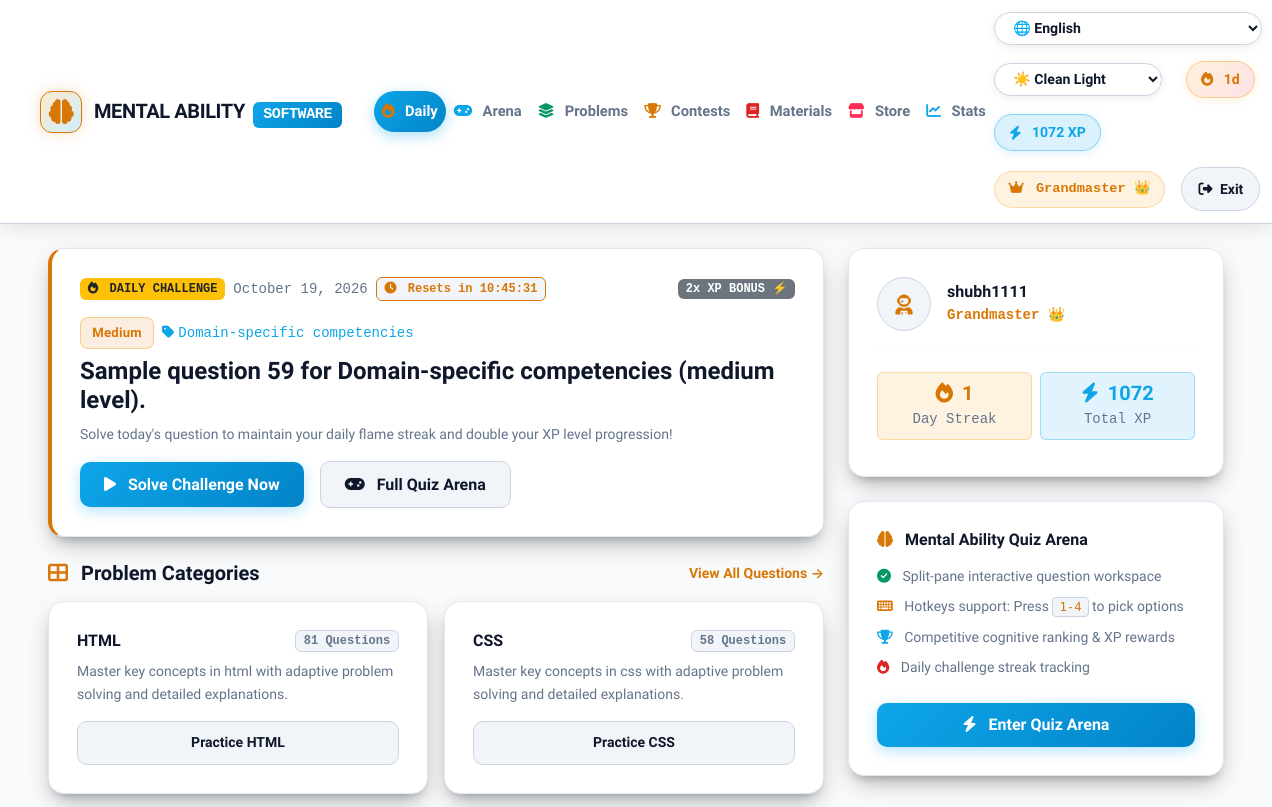
/ (signed in, upper part), run on an earlier commit of the app's database.
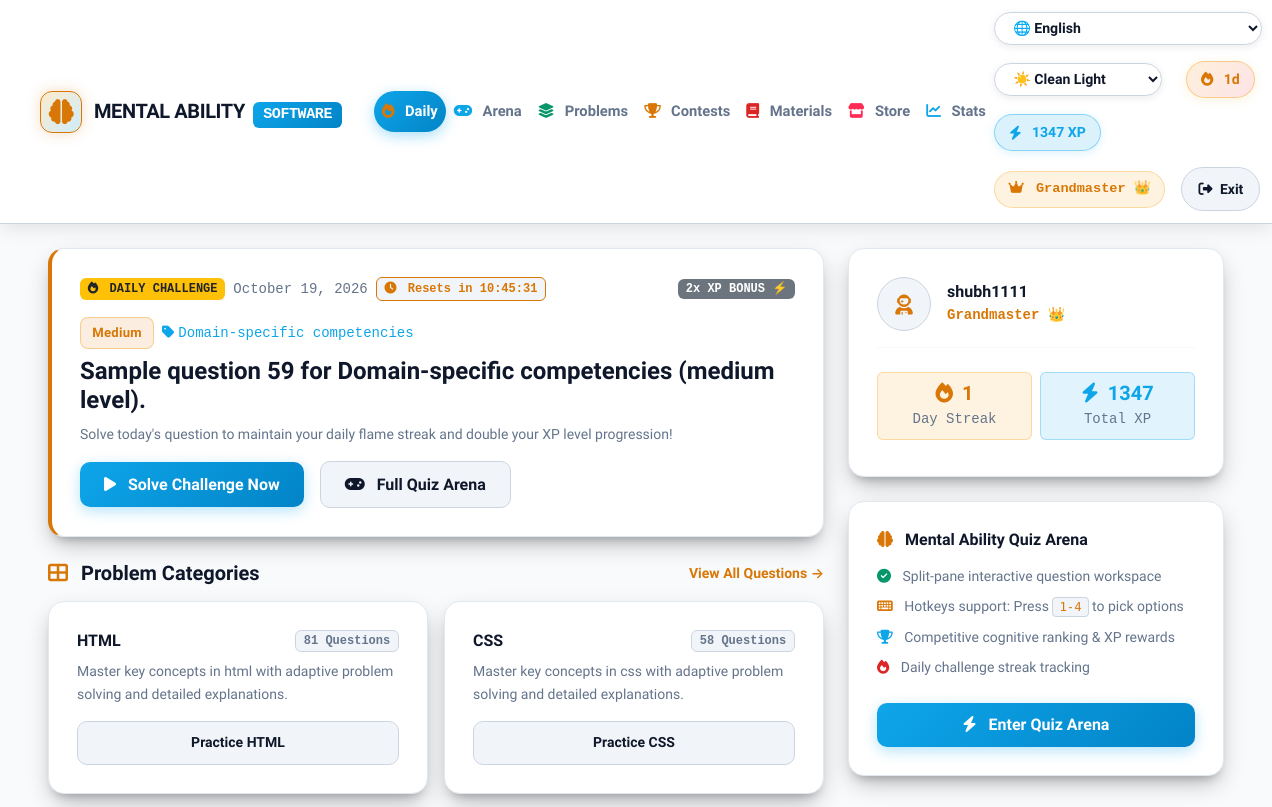
And on a later commit of the database.
### quiz/models.py (models this page shows, shortened)
class UserProfile(models.Model):
    user = models.OneToOneField('auth.User', on_delete=models.CASCADE, related_name='profile')
    streak_count = models.IntegerField(default=0)
    last_active_date = models.DateField(null=True, blank=True)
    total_xp = models.IntegerField(default=0)
    solved_questions_count = models.IntegerField(default=0)
    @property
    def rank_title(self):
        if self.total_xp >= 1000:
            return "Grandmaster 👑"
        elif self.total_xp >= 500:
            return "Mind Master 🧠"
        elif self.total_xp >= 200:
            return "Aptitude Scholar 🎓"
        elif self.total_xp >= 50:
            return "Problem Solver ⚡"
        else:
            return "Novice Explorer"

### quiz/views.py (the view)
# urls.py: path('', views.index, name='index'),
def index(request):
    profile = get_or_create_user_profile(request.user) if request.user.is_authenticated else None
    daily_question = get_daily_challenge_question()
    subjects = Subject.objects.annotate(q_count=Count('questions'))
    total_questions = Question.objects.count()
    context = {
        'profile': profile,
        'daily_question': daily_question,
        'subjects': subjects,
        'total_questions': total_questions,
    }
    return render(request, 'home.html', context)

### quiz/views.py (called while the page is built)
def get_or_create_user_profile(user):
    if not user.is_authenticated:
        return None
    profile, created = UserProfile.objects.get_or_create(user=user)
    today = timezone.now().date()
    if profile.last_active_date is None:
        profile.streak_count = 1
        profile.last_active_date = today
        profile.save()
    elif profile.last_active_date < today:
        if profile.last_active_date == today - timedelta(days=1):
            profile.streak_count += 1
        else:
            profile.streak_count = 1
        profile.last_active_date = today
        profile.save()
    return profile

def get_daily_challenge_question():
    today = timezone.now().date()
    day_seed = today.year * 10000 + today.timetuple().tm_yday
    questions = list(Question.objects.select_related('subject').all().order_by('id'))
    if not questions:
        return None
    return questions[day_seed % len(questions)]

### templates/home.html (shortened to what the changed rows need)
{% extends 'base.html' %}
{% load static %}
{% block content %}
<div class="row g-4">
  <div class="col-lg-4">
    <div class="lc-card mb-4">
      <div class="d-flex align-items-center gap-3 mb-3">
        <div>
          <h6 class="fw-bold mb-0" style="color: var(--lc-text);">{{ user.username|default:"Guest Explorer" }}</h6>
          <small class="font-monospace fw-bold" style="color: var(--lc-amber);">{{ profile.rank_title|default:"Novice Explorer" }}</small>
        </div>
      </div>
      <div class="row text-center g-2 my-2">
        <div class="col-6">
          <div class="p-2 rounded" style="background: rgba(245, 158, 11, 0.12); border: 1px solid rgba(245, 158, 11, 0.3);">
            <div class="h5 fw-bold mb-0" style="color: var(--lc-amber);"><i class="fas fa-fire me-1"></i> {{ profile.streak_count|default:0 }}</div>
            <small class="font-monospace" style="color: var(--lc-text-muted);">Day Streak</small>
          </div>
        </div>
        <div class="col-6">
          <div class="p-2 rounded" style="background: rgba(14, 165, 233, 0.12); border: 1px solid rgba(14, 165, 233, 0.3);">
            <div class="h5 fw-bold mb-0" style="color: var(--lc-blue);"><i class="fas fa-bolt me-1"></i> {{ profile.total_xp|default:0 }}</div>
            <small class="font-monospace" style="color: var(--lc-text-muted);">Total XP</small>
          </div>
        </div>
      </div>
    </div>
  </div>
</div>
{% endblock %}

### templates/base.html (shortened to what the changed rows need)
<!DOCTYPE html>
{% load static %}
<html lang="en">
<head>
  <link href="https://cdn.jsdelivr.net/npm/bootstrap@5.3.2/dist/css/bootstrap.min.css" rel="stylesheet">
  <link rel="stylesheet" href="https://cdnjs.cloudflare.com/ajax/libs/font-awesome/6.4.0/css/all.min.css">
  <link rel="stylesheet" href="{% static 'css/global.css' %}?v=2.1">
</head>
<body>
  <nav class="navbar navbar-expand-lg navbar-dark navbar-leetcode sticky-top">
    <div class="container-fluid">
      <div class="collapse navbar-collapse" id="leetcodeNavbar">
        <div class="d-flex align-items-center gap-3 flex-wrap">
          <select id="languageSelect" class="theme-selector" title="Select UI Language" onchange="switchLanguage(this.value)">
            <option value="en">🌐 English</option>
          </select>
          <select id="themeSelect" class="theme-selector me-2" title="Switch UI Theme" onchange="switchTheme(this.value)">
            <option value="clean-light">☀️ Clean Light</option>
          </select>
          {% if user.is_authenticated %}
            <div class="streak-badge" title="Daily Activity Streak">
              <i class="fas fa-fire me-1"></i> {{ profile.streak_count|default:1 }}d
            </div>
            <div class="xp-badge" title="Total Experience Points">
              <i class="fas fa-bolt me-1"></i> {{ profile.total_xp|default:0 }} XP
            </div>
            <span class="rank-badge font-monospace d-none d-md-inline">
              <i class="fas fa-crown me-1"></i> {{ profile.rank_title|default:"Novice" }}
            </span>
            <form action="{% url 'logout' %}" method="post" class="d-inline">
              <button class="btn btn-lc-secondary btn-sm rounded-pill px-3" type="submit" title="Logout">
                <i class="fas fa-sign-out-alt me-1"></i> Exit
              </button>
            </form>
          {% else %}
            <a class="btn btn-lc-secondary btn-sm rounded-pill px-3" href="{% url 'login' %}">Log In</a>
            <a class="btn btn-lc-primary btn-sm rounded-pill px-3" href="{% url 'quiz:signup' %}">Sign Up</a>
          {% endif %}
        </div>
      </div>
    </div>
  </nav>
  <div class="container-fluid py-4 px-lg-5">
    {% block content %}{% endblock %}
  </div>
</body>
</html>

What changed in the data, as far as the page shows it:
changed UserProfile "Grandmaster 👑": total_xp "1072" → "1347"
